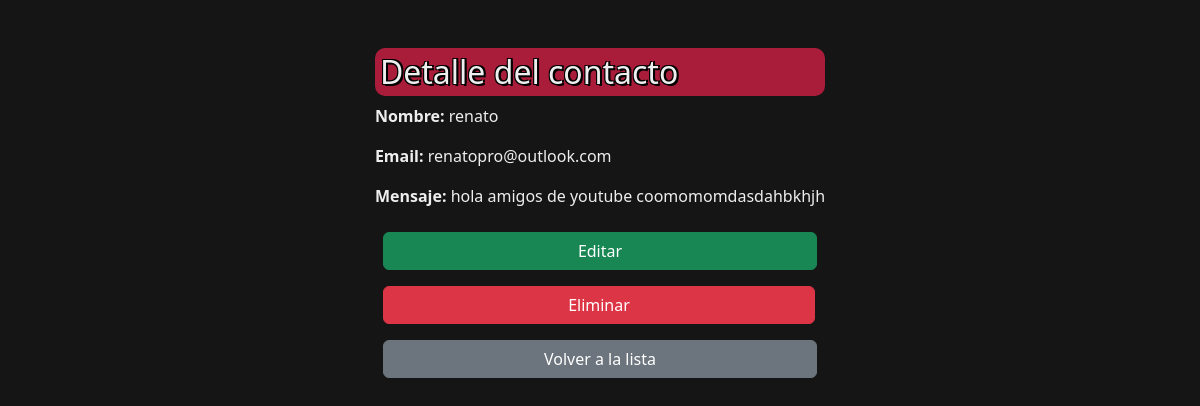
Screenshot of /contacto/7/ (signed in) with the database file from the repository.
### myportfolio/models.py (models this page shows, shortened)
class Contacto(models.Model):
    nombre = models.CharField(max_length=100)
    email = models.EmailField()
    mensaje = models.TextField()
    mensaje_cifrado = models.TextField(default='')
    fecha = models.DateTimeField(auto_now_add=True)

### myportfolio/views.py (the view)
# urls.py: path('contacto/<int:pk>/', views.contacto_detalle, name="contacto_detalle"),
@login_required
def contacto_detalle(request, pk):
    contacto = get_object_or_404(Contacto, pk = pk)
    return render(request, 'myportfolio/contacto_detalle.html', {'contacto': contacto})#cambié {'form': contacto} por

### myportfolio/templates/myportfolio/contacto_detalle.html (shortened to what this page needs)
{% extends 'base_generic.html' %}
{% block content %}
    <div class="container mt-5">
        <h2 class="titulo-proyecto">Detalle del contacto</h2>
        <p><strong>Nombre: </strong>{{contacto.nombre}}</p>
        <p><strong>Email: </strong>{{contacto.email}}</p>
        <p><strong>Mensaje: </strong>{{contacto.mensaje}}</p>
        <a href="{% url 'contacto_editar' contacto.pk %}" class="btn btn-success m-2">Editar</a>
        <form method="POST" action="{% url 'contacto_eliminar' contacto.pk %}" style="display: inline;">
            <button type="submit" class="btn btn-danger button m-2">Eliminar</button>
        </form>
        <a href="{% url 'contacto_lista' %}" class="btn btn-secondary m-2">Volver a la lista</a>
    </div>
{% endblock %}

### myportfolio/static/css/style_bd.css (style rules this page uses)
body { background-color: #151515; color: #EEEEEE; }
.titulo-proyecto { padding: 5px; background-color: #A91D3A; border-radius: 10px; text-shadow: 2px 2px 0 #000, -1px -1px 0 #000, -1px 1px 0 #000, 2px -1px 0 #000; }
.container { display: grid; justify-content: center; }
.button { width: 96%; }

### rows the page displays
Contacto: nombre "renato", email "renatopro@outlook.com", mensaje "hola amigos de youtube coomomomdasdahbkhjh"
